Frame 1 (no input): blank canvas, image omitted
Frame 60 (the mouse pressed at the canvas centre just before this capture): blank canvas, image omitted
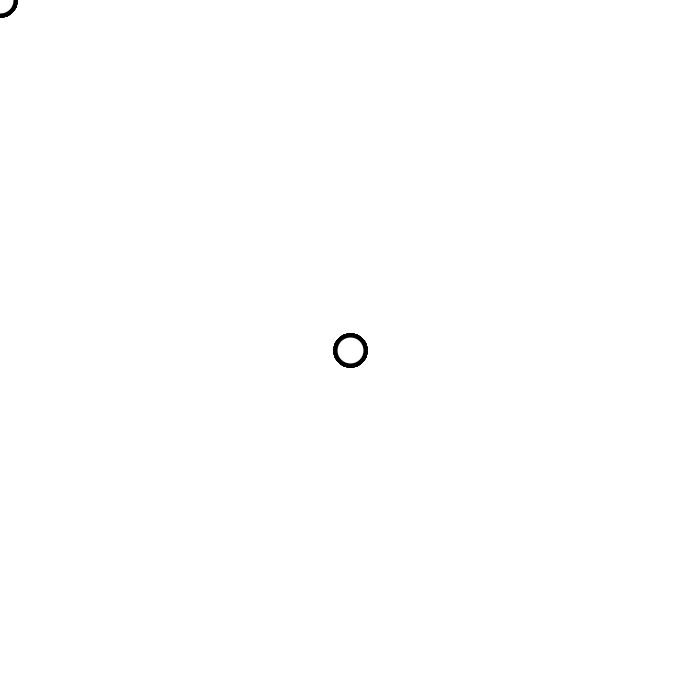
Frame 120 (the mouse held since frame 60 and released just before this capture)

The Processing sketch whose frames 1 and 60 were blank and that drew this single picture after the mouse press (run headless with seeded random() and noise(); from frame 60 on, the mouse is pressed at the canvas centre):

// Processing sketch: Homework_2
// ── Homework_2.pde
void setup() {
  size(700,700);
  background(255);
  strokeWeight(4);
}

void draw() {
  ellipse(mouseX, mouseY, 30, 30);
  println(mouseX, mouseY);
}

//Pressing the mouse forms a line between the circles
void mouseDragged() {
  line(mouseX, mouseY, pmouseX, pmouseY);
}

void keyPressed() {
  println(key);
  if (key == 'u') {
    strokeWeight(10);
  }
  
  if (key == 'z') {
    strokeWeight(1);
  }
  
  if (key == 'd') {
    stroke(231, 30, 85);
  }
  
  if (key == 'i') {
    stroke(190, 54, 200);
  }
  
  if (key == 'h') {
    stroke(42, 53, 120);
  }
}
